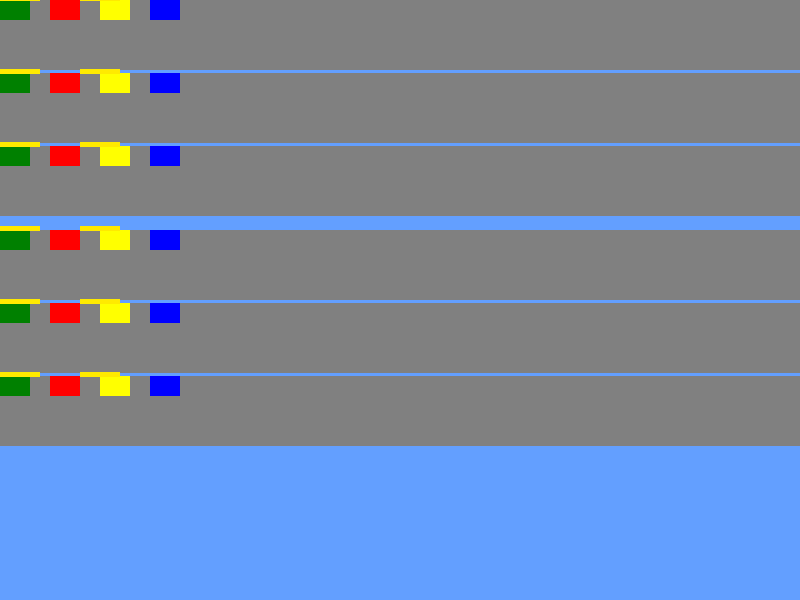
Frame 1 (no input)
Frame 60 (no input): identical to frame 1, image omitted
Frame 120 (the mouse pressed at the canvas centre since frame 60): identical to frame 1, image omitted

The p5.js sketch that drew this single still picture (run headless with seeded random() and noise() and a simulated clock; from frame 60 on, the mouse is pressed at the canvas centre):

// p5.js sketch
// ── sketch.js
/* U5A1 Car Assignment 2.0
This program will draw a high way and multiple cars using functions
Matthew Koch - 2020/04/17 */

/* Set up function */
function setup() {
  createCanvas(800, 600);
  background(99, 159, 255);
}

/* Main draw function */
function draw() {
  //Draw car1
  var carLocationX = 100;
  var carLocationY = 120;
  var carWidth = 130;
  var carHeight = 80;

  //drawCar(carLocationX, carLocationY, carWidth, carHeight, 'black');
  //drawCar(carLocationX, carLocationY, 30, 20, 'green');

  drawHighway(0, 50, 3, 'east');
}

/* Draws car with parameters
  Location (x, y)
  Size (width, height)
  Colour
*/
function drawCar(positionX, positionY, width, height, color) {
  fill(color);
  rect(positionX, positionY, width, height);

  //ellipse(positionX + 8,positionY + 20, 10);
  //ellipse(positionX + 23,positionY + 20, 10);
  //adding details
  //rect(positionX + 130, positionY, width - 40, height - 20, 10)
}

/* Draws a lane with 4 cars going in same direction on one lane of a road. Take in parameters for the lane location, direction, color, etc.
 */

function drawLane(x, y, w, h, direction, c) {
  noStroke();
  fill(c);
  rect(x, y, w, h);
  drawCar(x, y, 30, 20, "green");
  drawCar(x + 50, y, 30, 20, "red");
  drawCar(x + 100, y, 30, 20, "yellow");
  drawCar(x + 150, y, 30, 20, "blue");

  dottedLine(x,y);
}

/* Draws the highway with draws 6 highway lanes. Take in parameters for the highway location, directions (i.e. #of lanes per direction), color, etc. Call the drawLane() function to draw the lanes.

*/
function drawHighway(x, y, numLanesPerDirection, direction) {
  //drawLane(0, 50, 800, 70, "northBound",'grey');
var yPosition = 0;
  for (lanenum = 0; lanenum< numLanesPerDirection; lanenum++) {
    drawLane(0, lanenum * 73, 800, 70, direction, "grey");
  }
  for (lanenum = 0; lanenum< numLanesPerDirection; lanenum++) {
    drawLane(0, lanenum * 73 + 230, 800, 70, direction, "grey");
  }
  
}

function lineSegment(x,y,w,h) {
  fill(255, 234, 0);
  rect(x,y-4,w,h);
} 

function dottedLine(x,y) {
  lineSegment(x,y,40,5);
  lineSegment(x+80, y, 40, 5);
}
// ── sketch2.js
/* U5A1 Car Assignment 2.0
This program will draw a high way and multiple cars using functions
Matthew Koch - 2020/04/17 */

/* Set up function */
function setup() {
  createCanvas(800, 600);
  background(99, 159, 255);
}

/* Main draw function */
function draw() {
  //Draw car1
  var carLocationX = 100;
  var carLocationY = 120;
  var carWidth = 130;
  var carHeight = 80;

  //drawCar(carLocationX, carLocationY, carWidth, carHeight, 'black');
  //drawCar(carLocationX, carLocationY, 30, 20, 'green');

  drawHighway(0, 50, 3, 'east');
}

/* Draws car with parameters
  Location (x, y)
  Size (width, height)
  Colour
*/
function drawCar(positionX, positionY, width, height, color) {
  fill(color);
  rect(positionX, positionY, width, height);

  //ellipse(positionX + 8,positionY + 20, 10);
  //ellipse(positionX + 23,positionY + 20, 10);
  //adding details
  //rect(positionX + 130, positionY, width - 40, height - 20, 10)
}

/* Draws a lane with 4 cars going in same direction on one lane of a road. Take in parameters for the lane location, direction, color, etc.
 */

function drawLane(x, y, w, h, direction, c) {
  noStroke();
  fill(c);
  rect(x, y, w, h);
  drawCar(x, y, 30, 20, "green");
  drawCar(x + 50, y, 30, 20, "red");
  drawCar(x + 100, y, 30, 20, "yellow");
  drawCar(x + 150, y, 30, 20, "blue");

  dottedLine(x,y);
}

/* Draws the highway with draws 6 highway lanes. Take in parameters for the highway location, directions (i.e. #of lanes per direction), color, etc. Call the drawLane() function to draw the lanes.

*/
function drawHighway(x, y, numLanesPerDirection, direction) {
  //drawLane(0, 50, 800, 70, "northBound",'grey');
var yPosition = 0;
  for (lanenum = 0; lanenum< numLanesPerDirection; lanenum++) {
    drawLane(0, lanenum * 73, 800, 70, direction, "grey");
  }
  for (lanenum = 0; lanenum< numLanesPerDirection; lanenum++) {
    drawLane(0, lanenum * 73 + 230, 800, 70, direction, "grey");
  }
  
}

function lineSegment(x,y,w,h) {
  fill(255, 234, 0);
  rect(x,y-4,w,h);
} 

function dottedLine(x,y) {
for (line = 0; line< 15; line++) 
    lineSegment(line*80+1,y,40,5);
}
